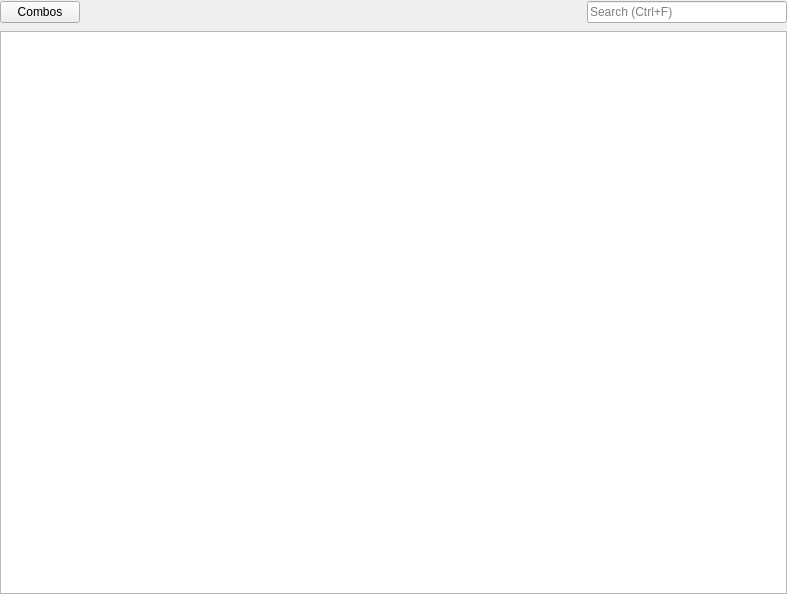
<?xml version="1.0" encoding="UTF-8"?>
<ui version="4.0">
 <class>ComboTableWidget</class>
 <widget class="QWidget" name="ComboTableWidget">
  <property name="geometry">
   <rect>
    <x>0</x>
    <y>0</y>
    <width>787</width>
    <height>594</height>
   </rect>
  </property>
  <property name="windowTitle">
   <string notr="true">#Frame</string>
  </property>
  <property name="styleSheet">
   <string notr="true"/>
  </property>
  <layout class="QVBoxLayout" name="verticalLayout">
   <property name="leftMargin">
    <number>0</number>
   </property>
   <property name="topMargin">
    <number>0</number>
   </property>
   <property name="rightMargin">
    <number>0</number>
   </property>
   <property name="bottomMargin">
    <number>0</number>
   </property>
   <item>
    <layout class="QHBoxLayout" name="horizontalLayout_2">
     <item>
      <widget class="QPushButton" name="buttonCombos">
       <property name="text">
        <string>Combos</string>
       </property>
      </widget>
     </item>
     <item>
      <spacer name="horizontalSpacer">
       <property name="orientation">
        <enum>Qt::Horizontal</enum>
       </property>
       <property name="sizeHint" stdset="0">
        <size>
         <width>40</width>
         <height>25</height>
        </size>
       </property>
      </spacer>
     </item>
     <item>
      <widget class="QLineEdit" name="editSearch">
       <property name="minimumSize">
        <size>
         <width>200</width>
         <height>0</height>
        </size>
       </property>
       <property name="maximumSize">
        <size>
         <width>200</width>
         <height>16777215</height>
        </size>
       </property>
       <property name="styleSheet">
        <string notr="true"/>
       </property>
       <property name="placeholderText">
        <string>Search (Ctrl+F)</string>
       </property>
       <property name="clearButtonEnabled">
        <bool>true</bool>
       </property>
      </widget>
     </item>
    </layout>
   </item>
   <item>
    <widget class="QTableView" name="tableComboList">
     <property name="focusPolicy">
      <enum>Qt::StrongFocus</enum>
     </property>
     <property name="editTriggers">
      <set>QAbstractItemView::NoEditTriggers</set>
     </property>
     <property name="tabKeyNavigation">
      <bool>false</bool>
     </property>
     <property name="showDropIndicator" stdset="0">
      <bool>false</bool>
     </property>
     <property name="alternatingRowColors">
      <bool>false</bool>
     </property>
     <property name="selectionBehavior">
      <enum>QAbstractItemView::SelectRows</enum>
     </property>
     <property name="showGrid">
      <bool>false</bool>
     </property>
     <property name="gridStyle">
      <enum>Qt::NoPen</enum>
     </property>
     <property name="sortingEnabled">
      <bool>true</bool>
     </property>
     <property name="wordWrap">
      <bool>false</bool>
     </property>
     <property name="cornerButtonEnabled">
      <bool>false</bool>
     </property>
     <attribute name="horizontalHeaderDefaultSectionSize">
      <number>70</number>
     </attribute>
     <attribute name="horizontalHeaderHighlightSections">
      <bool>false</bool>
     </attribute>
     <attribute name="horizontalHeaderMinimumSectionSize">
      <number>70</number>
     </attribute>
     <attribute name="horizontalHeaderShowSortIndicator" stdset="0">
      <bool>true</bool>
     </attribute>
     <attribute name="horizontalHeaderStretchLastSection">
      <bool>true</bool>
     </attribute>
     <attribute name="verticalHeaderVisible">
      <bool>false</bool>
     </attribute>
    </widget>
   </item>
  </layout>
  <action name="actionNewCombo">
   <property name="text">
    <string>&amp;New</string>
   </property>
   <property name="iconText">
    <string>Add Combo</string>
   </property>
   <property name="toolTip">
    <string>New Combo</string>
   </property>
   <property name="shortcut">
    <string>Ctrl+N</string>
   </property>
  </action>
  <action name="actionDeleteCombo">
   <property name="text">
    <string>&amp;Delete</string>
   </property>
   <property name="iconText">
    <string>Delete Combo</string>
   </property>
   <property name="toolTip">
    <string>Delete Combo</string>
   </property>
   <property name="shortcut">
    <string>Del</string>
   </property>
  </action>
  <action name="actionEditCombo">
   <property name="text">
    <string>&amp;Edit</string>
   </property>
   <property name="iconText">
    <string>Edit Combo</string>
   </property>
   <property name="toolTip">
    <string>Edit Combo</string>
   </property>
   <property name="shortcut">
    <string>Return</string>
   </property>
  </action>
  <action name="actionDuplicateCombo">
   <property name="text">
    <string>&amp;Duplicate</string>
   </property>
   <property name="iconText">
    <string>Duplicate Combo</string>
   </property>
   <property name="toolTip">
    <string>Duplicate Combo</string>
   </property>
   <property name="shortcut">
    <string>Ctrl+Shift+N</string>
   </property>
  </action>
  <action name="actionSelectAll">
   <property name="text">
    <string>Select &amp;All</string>
   </property>
   <property name="shortcut">
    <string>Ctrl+A</string>
   </property>
  </action>
  <action name="actionDeselectAll">
   <property name="text">
    <string>&amp;Deselect All</string>
   </property>
   <property name="shortcut">
    <string>Ctrl+D</string>
   </property>
  </action>
  <action name="actionEnableDisableCombo">
   <property name="text">
    <string>&amp;Enable</string>
   </property>
   <property name="toolTip">
    <string>Enable Combo</string>
   </property>
   <property name="shortcut">
    <string>Ctrl+E</string>
   </property>
  </action>
  <action name="actionExportCombo">
   <property name="text">
    <string>&amp;Export</string>
   </property>
   <property name="toolTip">
    <string>Export Selected Combos</string>
   </property>
   <property name="shortcut">
    <string>Ctrl+Shift+E</string>
   </property>
  </action>
  <action name="actionImportCombos">
   <property name="text">
    <string>I&amp;mport</string>
   </property>
   <property name="toolTip">
    <string>Import Combos</string>
   </property>
   <property name="shortcut">
    <string>Ctrl+I</string>
   </property>
  </action>
  <action name="actionExportAllCombos">
   <property name="text">
    <string>Export A&amp;ll</string>
   </property>
   <property name="toolTip">
    <string>Export All Combos</string>
   </property>
   <property name="shortcut">
    <string>Ctrl+Shift+A</string>
   </property>
  </action>
 </widget>
 <tabstops>
  <tabstop>editSearch</tabstop>
  <tabstop>tableComboList</tabstop>
 </tabstops>
 <resources/>
 <connections>
  <connection>
   <sender>actionNewCombo</sender>
   <signal>triggered()</signal>
   <receiver>ComboTableWidget</receiver>
   <slot>onActionNewCombo()</slot>
   <hints>
    <hint type="sourcelabel">
     <x>-1</x>
     <y>-1</y>
    </hint>
    <hint type="destinationlabel">
     <x>247</x>
     <y>241</y>
    </hint>
   </hints>
  </connection>
  <connection>
   <sender>actionDeleteCombo</sender>
   <signal>triggered()</signal>
   <receiver>ComboTableWidget</receiver>
   <slot>onActionDeleteCombo()</slot>
   <hints>
    <hint type="sourcelabel">
     <x>-1</x>
     <y>-1</y>
    </hint>
    <hint type="destinationlabel">
     <x>247</x>
     <y>241</y>
    </hint>
   </hints>
  </connection>
  <connection>
   <sender>actionEditCombo</sender>
   <signal>triggered()</signal>
   <receiver>ComboTableWidget</receiver>
   <slot>onActionEditCombo()</slot>
   <hints>
    <hint type="sourcelabel">
     <x>-1</x>
     <y>-1</y>
    </hint>
    <hint type="destinationlabel">
     <x>247</x>
     <y>241</y>
    </hint>
   </hints>
  </connection>
  <connection>
   <sender>editSearch</sender>
   <signal>textChanged(QString)</signal>
   <receiver>ComboTableWidget</receiver>
   <slot>onSearchFilterChanged(QString)</slot>
   <hints>
    <hint type="sourcelabel">
     <x>382</x>
     <y>21</y>
    </hint>
    <hint type="destinationlabel">
     <x>246</x>
     <y>247</y>
    </hint>
   </hints>
  </connection>
  <connection>
   <sender>actionDuplicateCombo</sender>
   <signal>triggered()</signal>
   <receiver>ComboTableWidget</receiver>
   <slot>onActionDuplicateCombo()</slot>
   <hints>
    <hint type="sourcelabel">
     <x>-1</x>
     <y>-1</y>
    </hint>
    <hint type="destinationlabel">
     <x>246</x>
     <y>247</y>
    </hint>
   </hints>
  </connection>
  <connection>
   <sender>actionSelectAll</sender>
   <signal>triggered()</signal>
   <receiver>ComboTableWidget</receiver>
   <slot>onActionSelectAll()</slot>
   <hints>
    <hint type="sourcelabel">
     <x>-1</x>
     <y>-1</y>
    </hint>
    <hint type="destinationlabel">
     <x>246</x>
     <y>247</y>
    </hint>
   </hints>
  </connection>
  <connection>
   <sender>actionDeselectAll</sender>
   <signal>triggered()</signal>
   <receiver>ComboTableWidget</receiver>
   <slot>onActionDeselectAll()</slot>
   <hints>
    <hint type="sourcelabel">
     <x>-1</x>
     <y>-1</y>
    </hint>
    <hint type="destinationlabel">
     <x>246</x>
     <y>247</y>
    </hint>
   </hints>
  </connection>
  <connection>
   <sender>actionEnableDisableCombo</sender>
   <signal>triggered()</signal>
   <receiver>ComboTableWidget</receiver>
   <slot>onActionEnableDisableCombo()</slot>
   <hints>
    <hint type="sourcelabel">
     <x>-1</x>
     <y>-1</y>
    </hint>
    <hint type="destinationlabel">
     <x>246</x>
     <y>247</y>
    </hint>
   </hints>
  </connection>
  <connection>
   <sender>actionExportCombo</sender>
   <signal>triggered()</signal>
   <receiver>ComboTableWidget</receiver>
   <slot>onActionExportCombo()</slot>
   <hints>
    <hint type="sourcelabel">
     <x>-1</x>
     <y>-1</y>
    </hint>
    <hint type="destinationlabel">
     <x>317</x>
     <y>247</y>
    </hint>
   </hints>
  </connection>
  <connection>
   <sender>actionImportCombos</sender>
   <signal>triggered()</signal>
   <receiver>ComboTableWidget</receiver>
   <slot>onActionImportCombos()</slot>
   <hints>
    <hint type="sourcelabel">
     <x>-1</x>
     <y>-1</y>
    </hint>
    <hint type="destinationlabel">
     <x>350</x>
     <y>247</y>
    </hint>
   </hints>
  </connection>
  <connection>
   <sender>actionExportAllCombos</sender>
   <signal>triggered()</signal>
   <receiver>ComboTableWidget</receiver>
   <slot>onActionExportAllCombos()</slot>
   <hints>
    <hint type="sourcelabel">
     <x>-1</x>
     <y>-1</y>
    </hint>
    <hint type="destinationlabel">
     <x>340</x>
     <y>273</y>
    </hint>
   </hints>
  </connection>
 </connections>
 <slots>
  <slot>onActionNewCombo()</slot>
  <slot>onActionDeleteCombo()</slot>
  <slot>onActionEditCombo()</slot>
  <slot>onSearchFilterChanged(QString)</slot>
  <slot>onActionDuplicateCombo()</slot>
  <slot>onActionSelectAll()</slot>
  <slot>onActionDeselectAll()</slot>
  <slot>onActionEnableDisableCombo()</slot>
  <slot>onActionExportCombo()</slot>
  <slot>onActionImportCombos()</slot>
  <slot>onActionExportAllCombos()</slot>
 </slots>
</ui>
